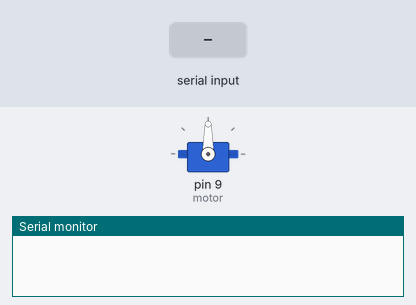
A sketch run on a simulated Arduino Uno, built with avr-gcc and run on an emulated ATmega328P. On the bench: servo, the last lines printed to the serial monitor. The test bench sets the inputs (shaded band).

Above: at 1.2 s.
1.3 s: byte 30 received over Serial
At 1.8 s:
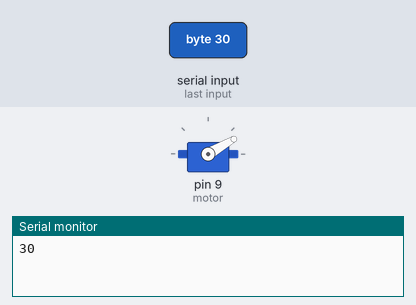
2.8 s: byte 120 received over Serial
At 4.2 s:
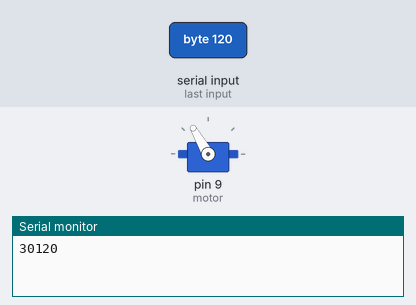
Timing chart, 0 to 5.8 s (numbered marks = the images above; inputs shaded):
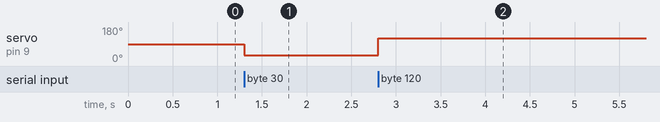

Measured:
- after the input at 1.3 s, servo on pin 9 (motor): 90° → 30° at once
- after the input at 2.8 s, servo on pin 9 (motor): 30° → 120° at once

The sketch:

practice08_servo_control.ino
```cpp
#include <Servo.h>
Servo motor;

void setup(){
  Serial.begin(9600);
  motor.attach(9);
}

void loop(){
  int angulo;
  if(Serial.available()>0){
    angulo = Serial.read();
    if(angulo >= 0 && angulo <= 180){
      motor.write(angulo);
      Serial.print(angulo);
    }
  }
}
```
